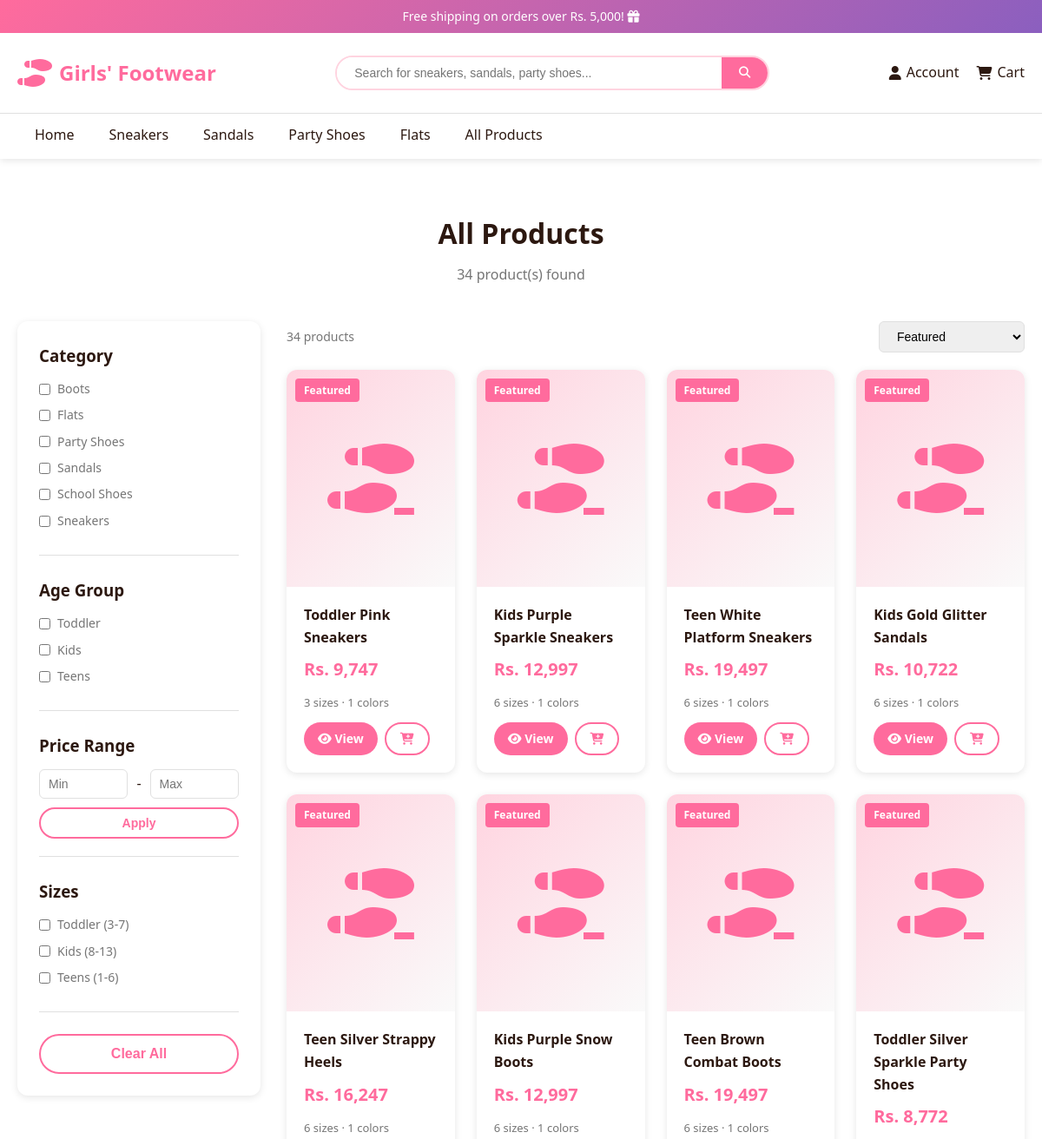
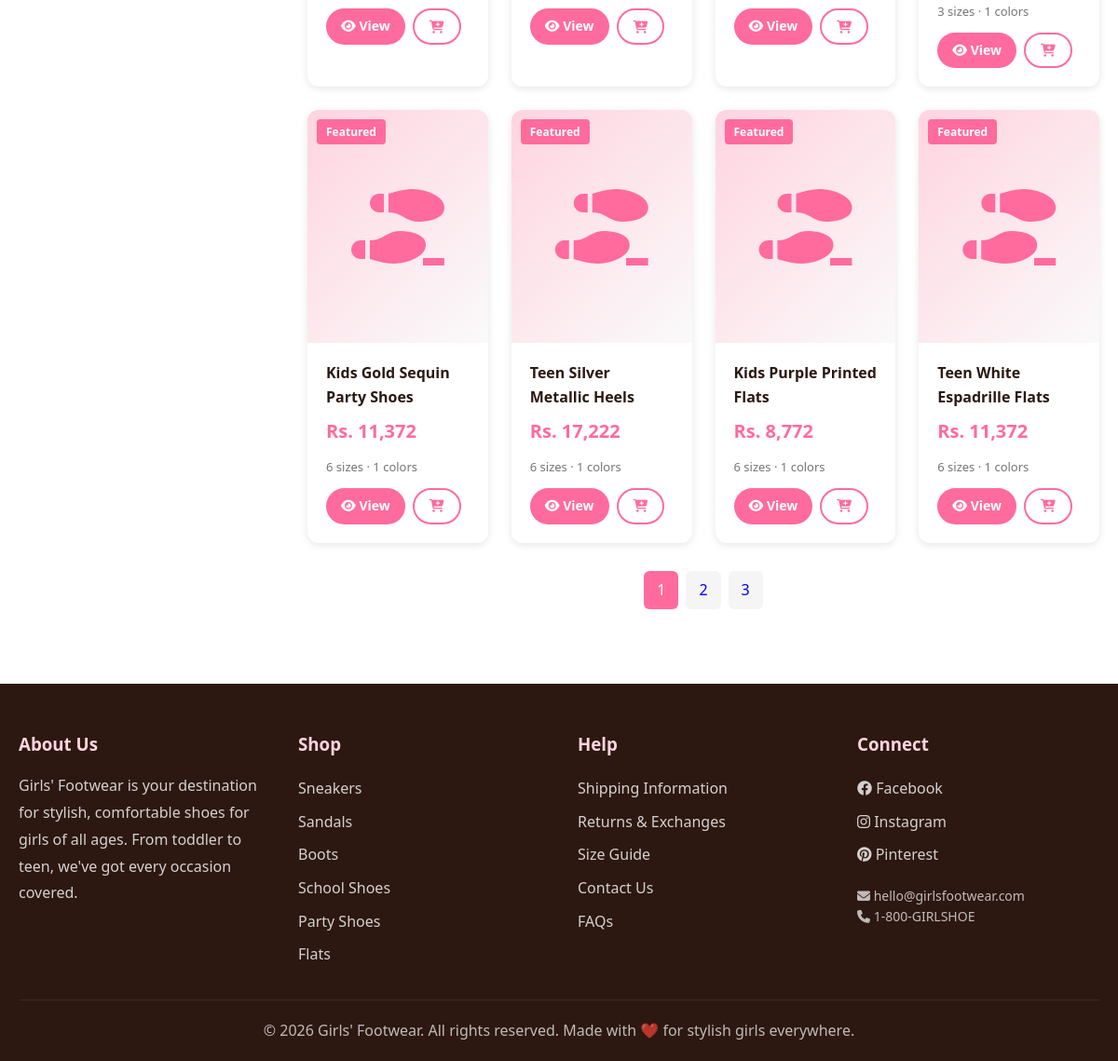
Screenshot of /pages/products.php with the database file from the repository (2 pictures, top to bottom).
### tables this page shows
CREATE TABLE categories (
  id INT PRIMARY KEY AUTO_INCREMENT,
  name VARCHAR(50) NOT NULL,
  slug VARCHAR(50) UNIQUE NOT NULL,
  parent_id INT NULL,
  age_group ENUM('toddler', 'kids', 'teens', 'all') DEFAULT 'all',
  created_at TIMESTAMP DEFAULT CURRENT_TIMESTAMP,
  FOREIGN KEY (parent_id) REFERENCES categories(id)
);

CREATE TABLE products (
  id INT PRIMARY KEY AUTO_INCREMENT,
  category_id INT NOT NULL,
  name VARCHAR(200) NOT NULL,
  slug VARCHAR(200) UNIQUE NOT NULL,
  description TEXT,
  price DECIMAL(10,2) NOT NULL,
  stock INT DEFAULT 0,
  sizes JSON NOT NULL,
  colors JSON,
  featured BOOLEAN DEFAULT FALSE,
  active BOOLEAN DEFAULT TRUE,
  created_at TIMESTAMP DEFAULT CURRENT_TIMESTAMP,
  FOREIGN KEY (category_id) REFERENCES categories(id)
);

### includes/functions.php (called while the page is built, shortened)
<?php
function escape($string) {
    return htmlspecialchars($string, ENT_QUOTES, 'UTF-8');
}
function formatPrice($price) {
    $lkr = $price * 325;
    return 'Rs. ' . number_format($lkr, 0);
}

### pages/products.php (the view, shortened to what this page needs)
<?php
require_once __DIR__ . '/../includes/functions.php';
$db = getDBConnection();
$categorySlug = $_GET['category'] ?? '';
$ageGroup = $_GET['age_group'] ?? '';
$sort = $_GET['sort'] ?? 'featured';
$priceMin = $_GET['price_min'] ?? '';
$priceMax = $_GET['price_max'] ?? '';
$search = $_GET['search'] ?? '';
$page = isset($_GET['page']) ? (int)$_GET['page'] : 1;
$perPage = 12;
$offset = ($page - 1) * $perPage;
$where = [];
$params = [];
$whereSql = !empty($where) ? 'WHERE ' . implode(' AND ', $where) : '';
$orderBy = match($sort) {
    'price-low' => 'p.price ASC',
    'price-high' => 'p.price DESC',
    'name' => 'p.name ASC',
    'newest' => 'p.created_at DESC',
    default => 'p.featured DESC, p.created_at DESC',
};
$countSql = "SELECT COUNT(*) as total FROM products p JOIN categories c ON p.category_id = c.id $whereSql";
$stmt = $db->prepare($countSql);
$stmt->execute($params);
$totalProducts = $stmt->fetch()['total'];
$totalPages = ceil($totalProducts / $perPage);
$sql = "SELECT p.*, c.name as category_name, c.slug as category_slug, pi.image_path as product_image
        FROM products p
        JOIN categories c ON p.category_id = c.id
        LEFT JOIN product_images pi ON p.id = pi.product_id AND pi.is_primary = 1
        $whereSql
        ORDER BY $orderBy
        LIMIT ? OFFSET ?";
$params[] = $perPage;
$params[] = $offset;
$stmt = $db->prepare($sql);
$stmt->execute($params);
$products = $stmt->fetchAll();
$categories = $db->query("SELECT * FROM categories WHERE parent_id IS NULL ORDER BY name")->fetchAll();
function buildQueryString($exclude = []) {
    $params = [];
    return implode('&', $params);
}
include __DIR__ . '/../includes/header.php';
?>
<section class="section">
    <div class="section-header">
        <h1 class="section-title">
            <?php echo $search ? "Search Results for \"$search\"" : "All Products"; ?>
        </h1>
        <p class="section-subtitle">
            <?php echo $totalProducts; ?> product(s) found
        </p>
    </div>
    <div class="products-layout">
        <aside class="filters">
            <form id="filter-form">
                <div class="filter-group">
                    <h3 class="filter-title">Category</h3>
                    <?php foreach ($categories as $cat): ?>
                        <div class="filter-option">
                            <input type="checkbox" id="cat-<?php echo escape($cat['slug']); ?>"
                                value="<?php echo escape($cat['slug']); ?>"
                                <?php echo ($categorySlug === $cat['slug']) ? 'checked' : ''; ?>
                                onchange="document.getElementById('filter-form').submit()">
                            <label for="cat-<?php echo escape($cat['slug']); ?>">
                                <?php echo escape($cat['name']); ?>
                            </label>
                        </div>
                    <?php endforeach; ?>
                </div>
                <div class="filter-group">
                    <h3 class="filter-title">Age Group</h3>
                    <?php foreach (['toddler', 'kids', 'teens'] as $group): ?>
                        <div class="filter-option">
                            <input type="checkbox" id="age-<?php echo $group; ?>"
                                value="<?php echo $group; ?>"
                                <?php echo ($ageGroup === $group) ? 'checked' : ''; ?>
                                onchange="document.getElementById('filter-form').submit()">
                            <label for="age-<?php echo $group; ?>">
                                <?php echo ucfirst($group); ?>
                            </label>
                        </div>
                    <?php endforeach; ?>
                </div>
                <div class="filter-group">
                    <h3 class="filter-title">Price Range</h3>
                    <div class="price-inputs">
                        <input type="number" name="price_min" placeholder="Min" min="0"
                            value="<?php echo escape($priceMin); ?>">
                        <span>-</span>
                        <input type="number" name="price_max" placeholder="Max" min="0"
                            value="<?php echo escape($priceMax); ?>">
                    </div>
                    <button type="submit" class="btn btn-outline btn-sm" style="margin-top: 10px; width: 100%;">Apply</button>
                </div>
                <div class="filter-group">
                    <h3 class="filter-title">Sizes</h3>
                    <div class="filter-option">
                        <input type="checkbox" id="size-3-7" value="toddler">
                        <label for="size-3-7">Toddler (3-7)</label>
                    </div>
                    <div class="filter-option">
                        <input type="checkbox" id="size-8-13" value="kids">
                        <label for="size-8-13">Kids (8-13)</label>
                    </div>
                    <div class="filter-option">
                        <input type="checkbox" id="size-1-6" value="teens">
                        <label for="size-1-6">Teens (1-6)</label>
                    </div>
                </div>
                <button type="button" class="btn btn-outline btn-block" onclick="location.reload()">Clear All</button>
            </form>
        </aside>
        <div>
            <div class="products-toolbar">
                <span class="products-count"><?php echo $totalProducts; ?> products</span>
                <select class="sort-select" onchange="window.location.href='?<?php echo buildQueryString(['sort', 'page']); ?>&sort=' + this.value">
                    <option value="featured" <?php echo ($sort === 'featured') ? 'selected' : ''; ?>>Featured</option>
                </select>
            </div>
            <div class="products-grid">
                <?php foreach ($products as $product):
                    $sizes = json_decode($product['sizes'], true) ?? [];
                    $colors = json_decode($product['colors'], true) ?? [];
                ?>
                    <div class="product-card">
                        <a href="product.php?slug=<?php echo escape($product['slug']); ?>" class="product-image">
                            <?php if ($product['featured']): ?>
                                <span class="product-badge">Featured</span>
                            <?php endif; ?>
                            <?php if (!empty($product['product_image'])): ?>
                                <img src="../<?php echo escape($product['product_image']); ?>" alt="<?php echo escape($product['name']); ?>" style="width:100%; height:100%; object-fit:cover; position:absolute; top:0; left:0;">
                            <?php else: ?>
                                <i class="fas fa-shoe-prints"></i>
                            <?php endif; ?>
                        </a>
                        <div class="product-info">
                            <a href="product.php?slug=<?php echo escape($product['slug']); ?>" class="product-name">
                                <?php echo escape($product['name']); ?>
                            </a>
                            <div class="product-price"><?php echo formatPrice($product['price']); ?></div>
                            <div style="font-size: 13px; color: var(--gray); margin-bottom: 12px;">
                                <?php echo count($sizes); ?> sizes · <?php echo count($colors); ?> colors
                            </div>
                            <div class="product-actions">
                                <a href="product.php?slug=<?php echo escape($product['slug']); ?>" class="btn btn-primary btn-sm">
                                    <i class="fas fa-eye"></i> View
                                </a>
                                <button class="btn btn-outline btn-sm add-cart-btn"
                                    onclick="quickAddToCart(<?php echo $product['id']; ?>, '<?php echo escape($product['name']); ?>', '<?php echo escape($product['sizes']); ?>')">
                                    <i class="fas fa-cart-plus"></i>
                                </button>
                            </div>
                        </div>
                    </div>
                <?php endforeach; ?>
            </div>
            <?php if ($totalPages > 1): ?>
                <div style="display: flex; justify-content: center; gap: 8px; margin-top: 30px;">
                    <?php for ($i = 1; $i <= $totalPages; $i++): ?>
                        <a href="?<?php echo buildQueryString(['page']); ?>&page=<?php echo $i; ?>"
                           style="padding: 8px 14px; border-radius: 6px; text-decoration: none;
                           <?php echo ($i === $page) ? 'background: var(--primary); color: white;' : 'background: var(--gray-light);'; ?>">
                            <?php echo $i; ?>
                        </a>
                    <?php endfor; ?>
                </div>
            <?php endif; ?>
        </div>
    </div>
</section>
<?php include __DIR__ . '/../includes/footer.php'; ?>

### assets/css/style.css (style rules this page uses)
* { margin: 0; padding: 0; box-sizing: border-box; }
:root { --primary: #ff6b9d; --primary-dark: #e94e85; --primary-light: #ffd4e0; --secondary: #8b5fbf; --accent: #ffb347; --success: #4caf50; --danger: #f44336; --warning: #ff9800; --dark: #2c1810; --gray: #757575; --gray-light: #f5f5f5; --gray-border: #e0e0e0; --white: #ffffff; --shadow: 0 2px 8px rgba(0,0,0,0.1); --shadow-lg: 0 4px 16px rgba(0,0,0,0.15); --transition: all 0.3s ease; }
body { font-family: 'Segoe UI', system-ui, -apple-system, sans-serif; color: var(--dark); line-height: 1.6; background: var(--white); }
.btn { display: inline-block; padding: 12px 30px; border-radius: 30px; text-decoration: none; font-weight: 600; border: none; cursor: pointer; transition: var(--transition); font-size: 16px; }
.btn-primary { background: var(--primary); color: var(--white); }
.btn-outline { background: transparent; color: var(--primary); border: 2px solid var(--primary); }
.btn-block { display: block; width: 100%; text-align: center; }
.section { max-width: 1280px; margin: 60px auto; padding: 0 20px; }
.section-header { text-align: center; margin-bottom: 40px; }
.section-title { font-size: 32px; color: var(--dark); margin-bottom: 10px; }
.section-subtitle { color: var(--gray); font-size: 16px; }
.products-grid { display: grid; grid-template-columns: repeat(4, 1fr); gap: 25px; }
.product-card { background: var(--white); border-radius: 12px; overflow: hidden; box-shadow: var(--shadow); transition: var(--transition); position: relative; }
.product-image { width: 100%; height: 250px; background: linear-gradient(135deg, var(--primary-light), #fafafa); display: flex; align-items: center; justify-content: center; font-size: 80px; color: var(--primary); position: relative; }
.product-badge { position: absolute; top: 10px; left: 10px; background: var(--primary); color: var(--white); padding: 4px 10px; border-radius: 4px; font-size: 12px; font-weight: 600; }
.product-info { padding: 20px; }
.product-name { font-size: 16px; font-weight: 600; margin-bottom: 8px; color: var(--dark); text-decoration: none; display: block; }
.product-price { font-size: 20px; font-weight: bold; color: var(--primary); margin-bottom: 12px; }
.product-actions { display: flex; gap: 8px; }
.btn-sm { padding: 8px 16px; font-size: 14px; }
.products-layout { display: grid; grid-template-columns: 280px 1fr; gap: 30px; margin-top: 30px; }
.filters { background: var(--white); border-radius: 12px; padding: 25px; box-shadow: var(--shadow); position: sticky; top: 100px; height: fit-content; }
.filter-group { margin-bottom: 25px; border-bottom: 1px solid var(--gray-border); padding-bottom: 20px; }
.filter-title { font-weight: 600; margin-bottom: 12px; color: var(--dark); }
.filter-option { display: flex; align-items: center; gap: 8px; margin-bottom: 8px; cursor: pointer; }
.filter-option input { cursor: pointer; }
.filter-option label { cursor: pointer; font-size: 14px; color: var(--gray); }
.price-inputs { display: flex; gap: 10px; align-items: center; }
.price-inputs input { width: 100%; padding: 8px 10px; border: 1px solid var(--gray-border); border-radius: 6px; font-size: 14px; }
.products-toolbar { display: flex; justify-content: space-between; align-items: center; margin-bottom: 20px; }
.products-count { color: var(--gray); font-size: 14px; }
.sort-select { padding: 8px 16px; border: 1px solid var(--gray-border); border-radius: 6px; font-size: 14px; cursor: pointer; }

### rows the page displays
categories: name "Boots"
categories: name "Flats"
categories: name "Party Shoes"
categories: name "Sandals"
categories: name "School Shoes"
categories: name "Sneakers"
products: featured "Featured", name "Toddler Pink Sneakers", price "Rs. 9,747", sizes "3", colors "1"
products: featured "Featured", name "Kids Purple Sparkle Sneakers", price "Rs. 12,997", sizes "6", colors "1"
products: featured "Featured", name "Teen White Platform Sneakers", price "Rs. 19,497", sizes "6", colors "1"
products: featured "Featured", name "Kids Gold Glitter Sandals", price "Rs. 10,722", sizes "6", colors "1"
products: featured "Featured", name "Teen Silver Strappy Heels", price "Rs. 16,247", sizes "6", colors "1"
products: featured "Featured", name "Kids Purple Snow Boots", price "Rs. 12,997", sizes "6", colors "1"
products: featured "Featured", name "Teen Brown Combat Boots", price "Rs. 19,497", sizes "6", colors "1"
products: featured "Featured", name "Toddler Silver Sparkle Party Shoes", price "Rs. 8,772", sizes "3", colors "1"
products: featured "Featured", name "Kids Gold Sequin Party Shoes", price "Rs. 11,372", sizes "6", colors "1"
products: featured "Featured", name "Teen Silver Metallic Heels", price "Rs. 17,222", sizes "6", colors "1"
products: featured "Featured", name "Kids Purple Printed Flats", price "Rs. 8,772", sizes "6", colors "1"
products: featured "Featured", name "Teen White Espadrille Flats", price "Rs. 11,372", sizes "6", colors "1"

### other values shown
$totalProducts "34"
$group "Toddler"
$group "Kids"
$group "Teens"
